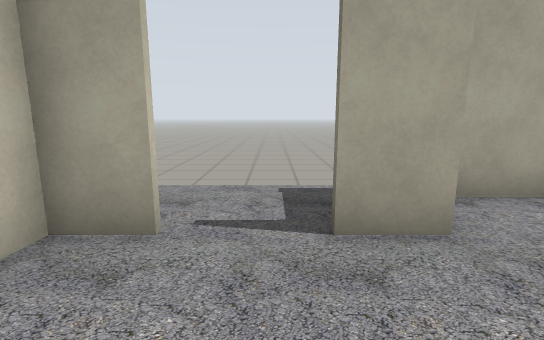
view 1 (above)

14 first-person views from a walk through a Gazebo world. The camera is 1.2 m above the floor, tilts 10° down and sees 85° across. Floor lines are 1 m apart. The floor is counted in squares, 1 m on a side. Each view is taken from the middle of a square. On the plan, view 1 faces up. The plan holds only what a view shows up to about 13 squares ahead; the rest is blank. The place goes on beyond the plan.

view 2
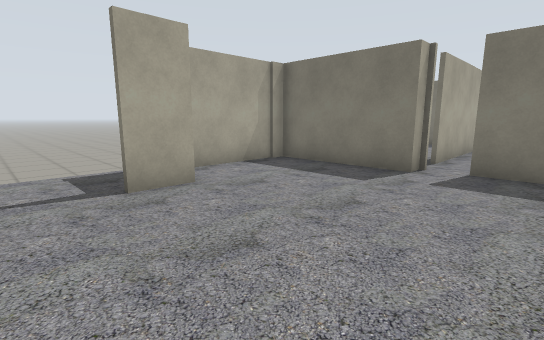

view 3
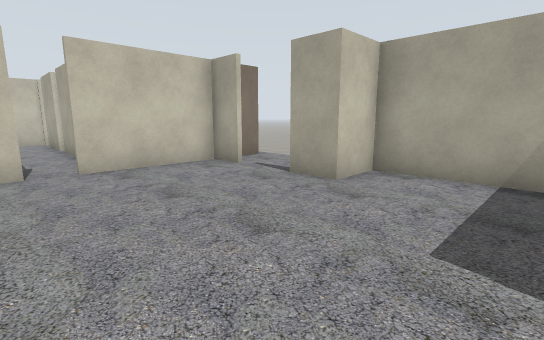

view 4
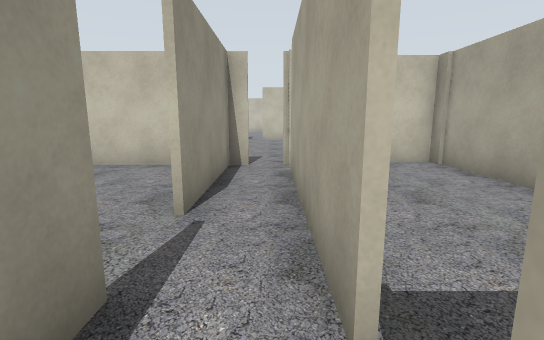

view 5
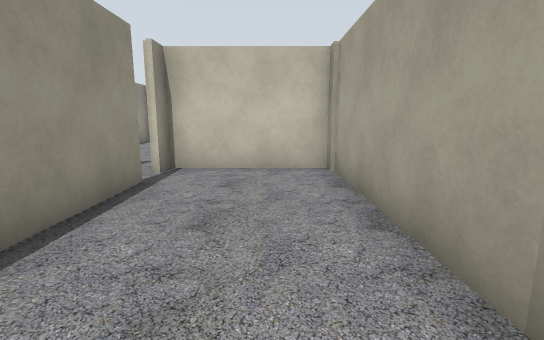

view 6
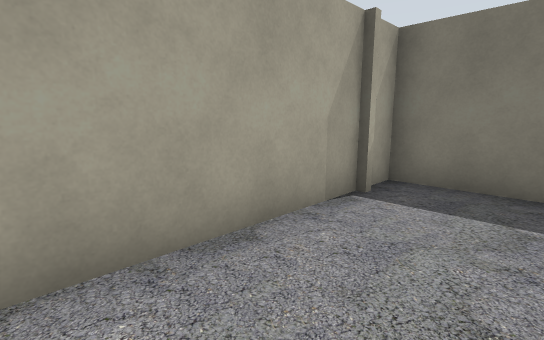

view 7
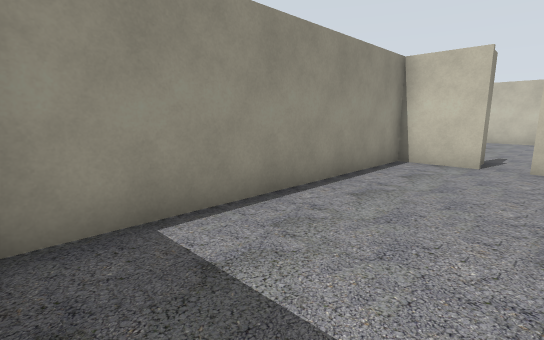

view 8
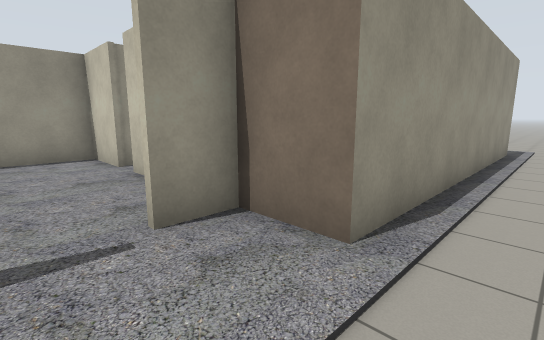

view 9
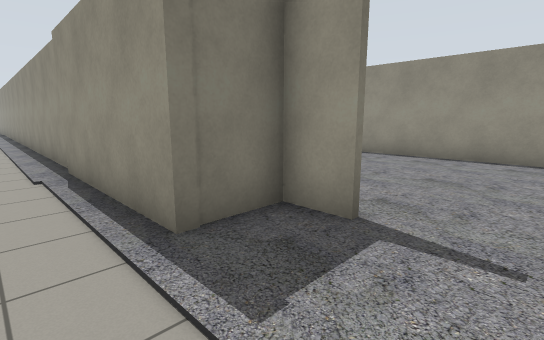

view 10
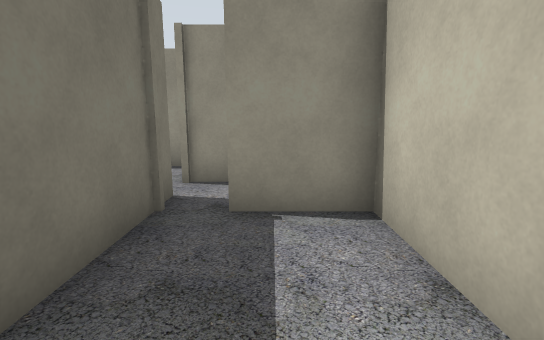

view 11
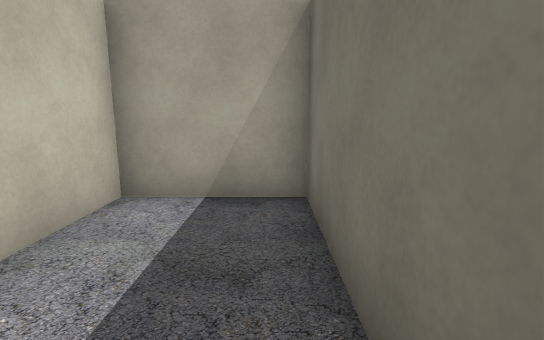

view 12
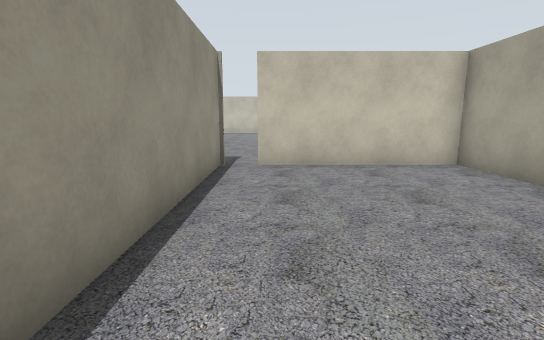

view 13
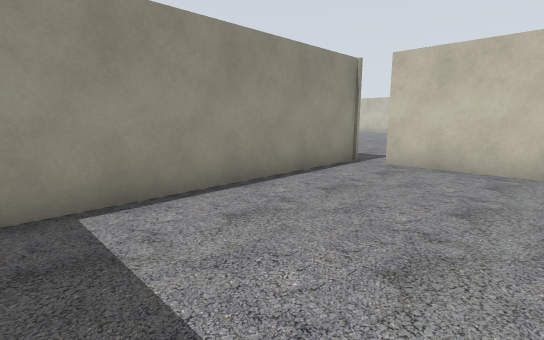

view 14
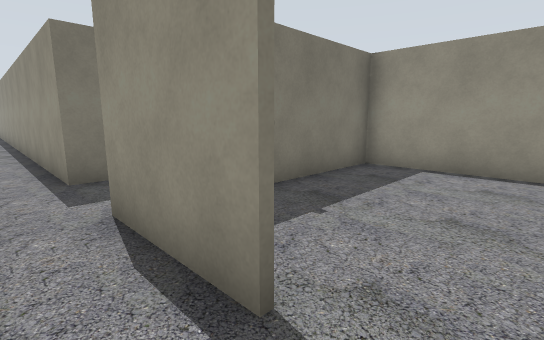

### Floor plan
Points are (right, up) in squares from view 1. A wall is a line through its corners. A room is listed if a view was taken in it or the views show most of it. See-through windows are left out.
Room 1 (views 1, 2, 3, 7)
walls: (6.5, 0.4) (5.8, 0.4) (5.8, 4.4); (-2.3, -1.5) (-2.3, -3.3) (6, -3.3); (-2.3, 1.6) (-2.3, -0.6); (6.3, -1.8) (6.3, -0.5); (6.1, 4.4) (1.9, 4.4) (1.9, 2.9) (0.6, 2.9)
ways out: opening at (6, 0) to room 2; opening at (-0.5, 2.5) to room 4; opening at (-2, -1) to room 5
Room 2 (views 4, 14)
walls: (12.1, -1.1) (15, -1.1); (12.8, 0.4) (7.4, 0.4); (6.4, -1.1) (10.5, -1.1)
ways out: opening at (6, 0) to room 1; opening at (7, 1) to room 3; opening at (13, 1) to room 3; opening at (11.5, -1) to room 6
Room 3 (views 5, 6)
walls: (12.5, 4.4) (6.1, 4.4); (7.4, 0.5) (10.5, 0.5); (13.6, 2.1) (13.6, 4.4) (12.9, 4.4); (5.9, 4.4) (5.9, 0.5)
ways out: opening at (7, 1) to room 2; opening at (13, 1) to room 2
Room 4 (views 8, 9)
walls: (0.6, 3.1) (1.7, 3.1) (1.7, 4.7) (16.2, 4.7); (-1.1, 2.9) (-2.4, 2.9); (-2.4, 3.1) (-1.1, 3.1); (-11.5, 4.7) (-2.3, 4.7) (-2.3, 1.6)
ways out: opening at (-0.5, 2.5) to room 1
Room 5 (views 10, 11)
walls: (-2.5, -0.6) (-2.5, 4.4) (-5.3, 4.4) (-5.3, 0.3) (-3.4, 0.3); (-3.5, -1.5) (-2.3, -1.5)
ways out: opening at (-2, -1) to room 1; opening at (-4, -1)
Room 6 (views 12, 13)
walls: (9, -1.2) (6.4, -1.2); (6.4, -0.5) (6.4, -6.4); (6.2, -7.3) (14.8, -7.3) (14.8, -3.8)
ways out: opening at (11.5, -1) to room 2

Where each view was taken, in squares from view 1:
view 1: 0 up, 0 right, facing up
view 2: 2 down, 1 left, facing up-right
view 3: 2 down, 5 right, facing up-left
view 4: 0 up, 14 right, facing left
view 5: 3 up, 13 right, facing left
view 6: 2 up, 8 right, facing up-right
view 7: 0 up, 6 right, facing down-left
view 8: 6 up, 0 right, facing down-left
view 9: 6 up, 1 left, facing down-right
view 10: 4 up, 4 left, facing down
view 11: 0 up, 3 left, facing up
view 12: 6 down, 14 right, facing left
view 13: 3 down, 14 right, facing down-left
view 14: 0 up, 11 right, facing down-right
